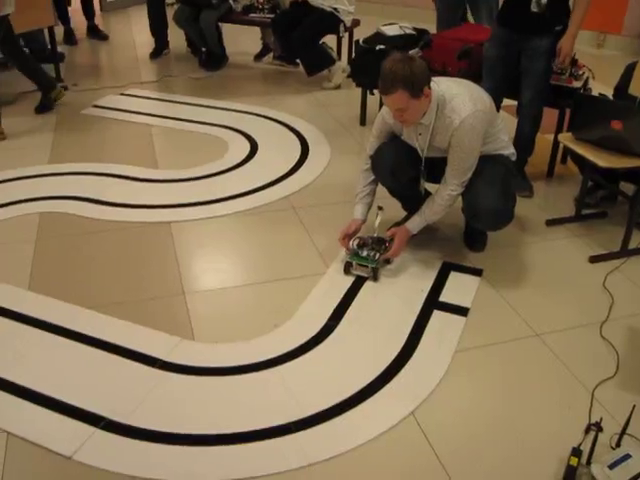
#> input picture frame 35 of diplom/robotraffic.mp4, 640 x 480 px, given in place of allSignsLight.avi, which was not available
$ python race_2023.py
#> lines starting #> are read from the running program, lines starting #| are printed output that depends on the picture; after the words box and inside, x2 and y2 are one past the last pixel; in counts of white or black regions, pixels touching at a corner belong together; pictures that were not available may be replaced by others from this repository, and a replacement may not be noted
import serial
import time
import cv2 as cv
import numpy as np
import matplotlib.pyplot as plt
import math

# ser = serial.Serial('/dev/ttyACM0',115200, timeout=1)
# ser.flush()

cap = cv.VideoCapture('videoLine/allSignsLight.avi')
k = 0.11915  # 0.11915
while True:
    ret, frame = cap.read()
#> frame is the input picture: shape (480, 640, 3); mean B, G, R 83.9, 110.7, 129.5
    frameCopy = frame.copy()  # копируем frame в переменную frameCopy
    cv.imshow("frame", frameCopy)
    fps = cv.waitKey(25)
#> (key q is pressed here)

    road = frameCopy[400:480, 130:510]  #
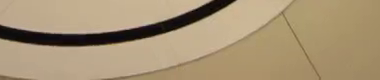
#> road: shape (80, 380, 3); mean B, G, R 116.1, 147.1, 166.6
    road2 = road.copy()
    cmap = cv.cvtColor(road2, cv.COLOR_BGR2GRAY)
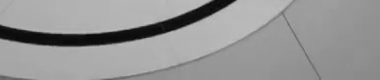
#> cmap: shape (80, 380); min 1, max 191, mean 149.3
    ret, thresh1 = cv.threshold(cmap, 50, 255, cv.THRESH_BINARY)
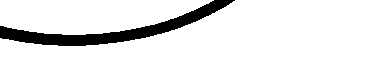
#> thresh1: shape (80, 380); 91.6% white; 1 black region, box (x1, y1, x2, y2) and area: (0, 0, 235, 46) 2555
    cv.imshow("thresh1", thresh1)
    r = 0
    for i in thresh1[78]:
        if i < 50:  # поменял знак
            r += 1
#> after the loop, r = 0
    cnt = np.argmin(thresh1[78])  # поменял np.argmin на  np.argmax
#> cnt = 0
    centr = cnt + r // 2
#> centr = 0

    cv.line(road2, (200, 200), (200, 100), (0, 250, 0), 2)
    cv.circle(road2, (centr, 75), 10, (0, 0, 255), -1)
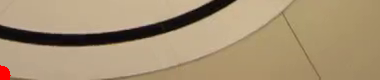
#> road2: shape (80, 380, 3); 0.43% of pixels changed, all inside (x1, y1, x2, y2) = (0, 65, 11, 80)
    cv.imshow("warted", road2)
    cv.imshow("frame", frameCopy)

    d = centr - 190
#> d = -190

    print(d)
#| -190
    time.sleep(0.001)
    if cv.waitKey(1) == ord('q'):
#> (key q is pressed here)
        break
cap.release()
cv.destroyAllWindows()

$ run again, starting later in the video
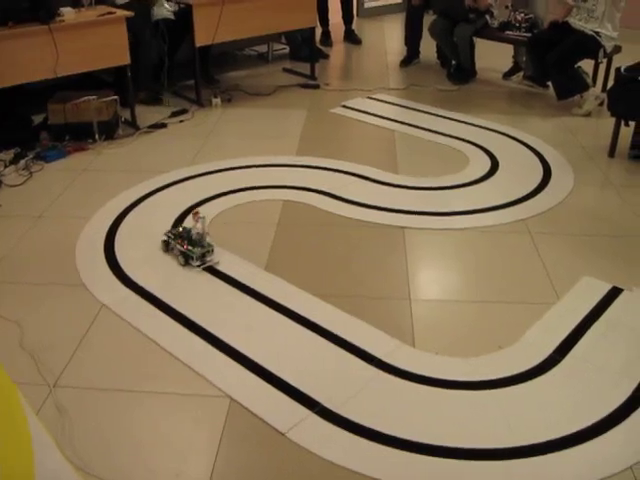
#> input picture frame 161 of diplom/robotraffic.mp4, 640 x 480 px, given in place of allSignsLight.avi, which was not available
#> frame is the input picture: shape (480, 640, 3); mean B, G, R 82.7, 110, 128.9
#> `ret, thresh1 = cv.threshold(cmap, 50, 255, cv.THRESH_BINARY)`:
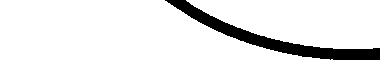
#> thresh1: shape (80, 380); 92.1% white; 1 black region, box (x1, y1, x2, y2) and area: (165, 0, 380, 60) 2401
#> after the loop `for i in thresh1[78]:`: r = 0
#> `cv.circle(road2, (centr, 75), 10, (0, 0, 255), -1)`:
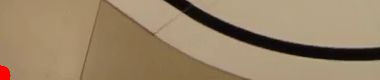
#> road2: shape (80, 380, 3); mean B, G, R 104, 132.1, 152.8
#> d = -190
#| -190

$ run again, starting later in the video
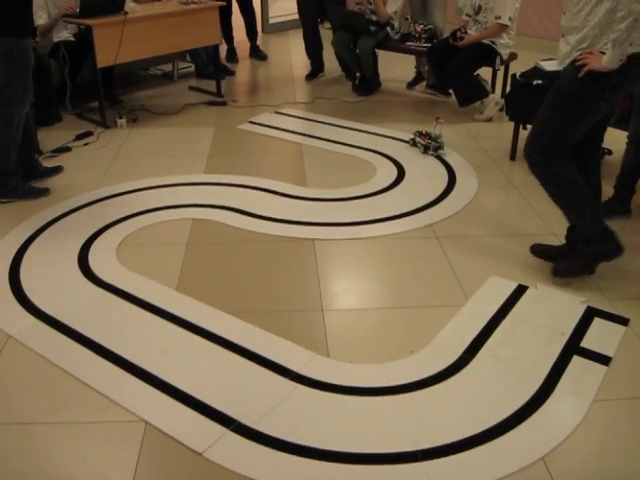
#> input picture frame 287 of diplom/robotraffic.mp4, 640 x 480 px, given in place of allSignsLight.avi, which was not available
#> frame is the input picture: shape (480, 640, 3); mean B, G, R 77.8, 102.8, 119.5
#> `ret, thresh1 = cv.threshold(cmap, 50, 255, cv.THRESH_BINARY)`:
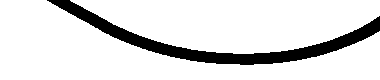
#> thresh1: shape (80, 380); 87.3% white; 1 black region, box (x1, y1, x2, y2) and area: (47, 0, 380, 65) 3863
#> after the loop `for i in thresh1[78]:`: r = 0
#> `cv.circle(road2, (centr, 75), 10, (0, 0, 255), -1)`:
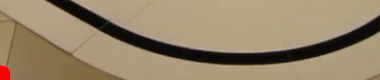
#> road2: shape (80, 380, 3); mean B, G, R 106.3, 132.2, 149.9
#> d = -190
#| -190
